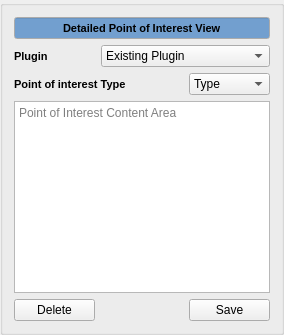
        <widget class="QGroupBox" name="detailed_point_of_interest_view_groupbox_2">
         <property name="title">
          <string/>
         </property>
         <layout class="QGridLayout" name="gridLayout_9">
          <item row="5" column="2">
           <widget class="QPushButton" name="detailed_point_of_interest_view_save_button">
            <property name="text">
             <string>Save</string>
            </property>
           </widget>
          </item>
          <item row="5" column="0">
           <widget class="QPushButton" name="detailed_point_of_interest_view_delete_button">
            <property name="text">
             <string>Delete</string>
            </property>
           </widget>
          </item>
          <item row="2" column="2">
           <widget class="QComboBox" name="detailed_point_of_interest_view_type_dropdown">
            <property name="font">
             <font>
              <pointsize>9</pointsize>
              <weight>50</weight>
              <bold>false</bold>
             </font>
            </property>
            <item>
             <property name="text">
              <string>Type</string>
             </property>
            </item>
           </widget>
          </item>
          <item row="0" column="0" colspan="3">
           <widget class="QLineEdit" name="detailed_point_of_interest_view_lineedit">
            <property name="palette">
             <palette>
              <active>
               <colorrole role="Base">
                <brush brushstyle="SolidPattern">
                 <color alpha="255">
                  <red>114</red>
                  <green>159</green>
                  <blue>207</blue>
                 </color>
                </brush>
               </colorrole>
              </active>
              <inactive>
               <colorrole role="Base">
                <brush brushstyle="SolidPattern">
                 <color alpha="255">
                  <red>114</red>
                  <green>159</green>
                  <blue>207</blue>
                 </color>
                </brush>
               </colorrole>
              </inactive>
              <disabled>
               <colorrole role="Base">
                <brush brushstyle="SolidPattern">
                 <color alpha="255">
                  <red>255</red>
                  <green>255</green>
                  <blue>255</blue>
                 </color>
                </brush>
               </colorrole>
              </disabled>
             </palette>
            </property>
            <property name="font">
             <font>
              <pointsize>8</pointsize>
              <weight>75</weight>
              <bold>true</bold>
             </font>
            </property>
            <property name="autoFillBackground">
             <bool>false</bool>
            </property>
            <property name="text">
             <string>Detailed Point of Interest View</string>
            </property>
            <property name="alignment">
             <set>Qt::AlignCenter</set>
            </property>
            <property name="readOnly">
             <bool>true</bool>
            </property>
           </widget>
          </item>
          <item row="3" column="0" colspan="3">
           <widget class="QTextEdit" name="point_of_interest_content_area_textedit">
            <property name="tabChangesFocus">
             <bool>false</bool>
            </property>
            <property name="html">
             <string>&lt;!DOCTYPE HTML PUBLIC &quot;-//W3C//DTD HTML 4.0//EN&quot; &quot;http://www.w3.org/TR/REC-html40/strict.dtd&quot;&gt;
&lt;html&gt;&lt;head&gt;&lt;meta name=&quot;qrichtext&quot; content=&quot;1&quot; /&gt;&lt;style type=&quot;text/css&quot;&gt;
p, li { white-space: pre-wrap; }
&lt;/style&gt;&lt;/head&gt;&lt;body style=&quot; font-family:'MS Shell Dlg 2'; font-size:8pt; font-weight:400; font-style:normal;&quot;&gt;
&lt;p style=&quot;-qt-paragraph-type:empty; margin-top:0px; margin-bottom:0px; margin-left:0px; margin-right:0px; -qt-block-indent:0; text-indent:0px; font-family:'DejaVu Sans'; font-size:12pt;&quot;&gt;&lt;br /&gt;&lt;/p&gt;&lt;/body&gt;&lt;/html&gt;</string>
            </property>
            <property name="placeholderText">
             <string>Point of Interest Content Area</string>
            </property>
           </widget>
          </item>
          <item row="1" column="1" colspan="2">
           <widget class="QComboBox" name="detailed_point_of_interest_view_existing_plugin_dropdown">
            <property name="font">
             <font>
              <pointsize>9</pointsize>
              <weight>50</weight>
              <bold>false</bold>
             </font>
            </property>
            <item>
             <property name="text">
              <string>Existing Plugin</string>
             </property>
            </item>
           </widget>
          </item>
          <item row="1" column="0">
           <widget class="QLabel" name="detailed_point_of_interest_view_plugin_label">
            <property name="font">
             <font>
              <pointsize>8</pointsize>
              <weight>75</weight>
              <bold>true</bold>
             </font>
            </property>
            <property name="text">
             <string>Plugin</string>
            </property>
            <property name="textInteractionFlags">
             <set>Qt::NoTextInteraction</set>
            </property>
           </widget>
          </item>
          <item row="2" column="0" colspan="2">
           <widget class="QLabel" name="detailed_point_of_interest_view_point_of_interest_type_label">
            <property name="font">
             <font>
              <pointsize>8</pointsize>
              <weight>75</weight>
              <bold>true</bold>
             </font>
            </property>
            <property name="text">
             <string>Point of interest Type</string>
            </property>
            <property name="textInteractionFlags">
             <set>Qt::NoTextInteraction</set>
            </property>
           </widget>
          </item>
         </layout>
        </widget>
